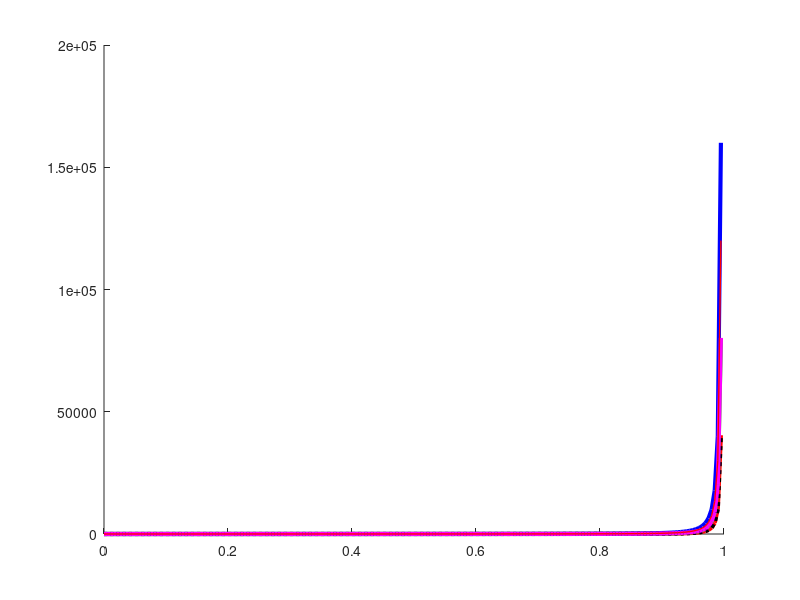

Write the MATLAB code that produced this figure. (Note: this script raises an error after producing the figure.)
d=0:.005:1;
 hold on
 
 g20 = (1 + 2*d - 2*d.^2) ./ ((1 - d).^2);
 plot(d,g20,'-r','linewidth',3)
 
 g21 = (1 + d) ./ (1 - d).^2;
 plot(d,g21,'-g','linewidth',3)
 
 g22 = 4 ./ (1 - d).^2;
 plot(d,g22,'-b','linewidth',3)

 g23 = (2 - d).^2 ./ (1 - d).^2;
 plot(d,g23,':k','linewidth',3)
 
 g24 = (3 - d) ./ (1 - d).^2;
 plot(d,g24,'-m','linewidth',3)

 g25 = 3 ./ (1 - d).^2;
plot(d,g25,'-r','linewidth',1)

g26 = (4 - 2*d) ./ (1 - d).^2;
plot(d,g28,'-g','linewidth',1)

g27 = (3 - d) ./ (1 - d).^2;
plot(d,g27,'-b','linewidth',1)

g28 = d ./ ((1 - d).^3);
plot(d,g28,':k','linewidth',1)

g29 = 1 ./ (1 - d).^3;
plot(d,g29,'-m','linewidth',1)

g30 = 1 ./ (1 - d).^2;
plot(d,g30,'-m','linewidth',1)


gPC = 1 ./ (1 - d).^3;
plot(d,gPC,'-k','linewidth',3)
 

legend ('REF [20]','REF [21]','REF [22]','REF [23]','REF [24]','REf [25]','REF [26]','REF [27]','REF [28]','REF [29]','REF [30]','SSCG')
 






d=0:.005:1;
hold on
